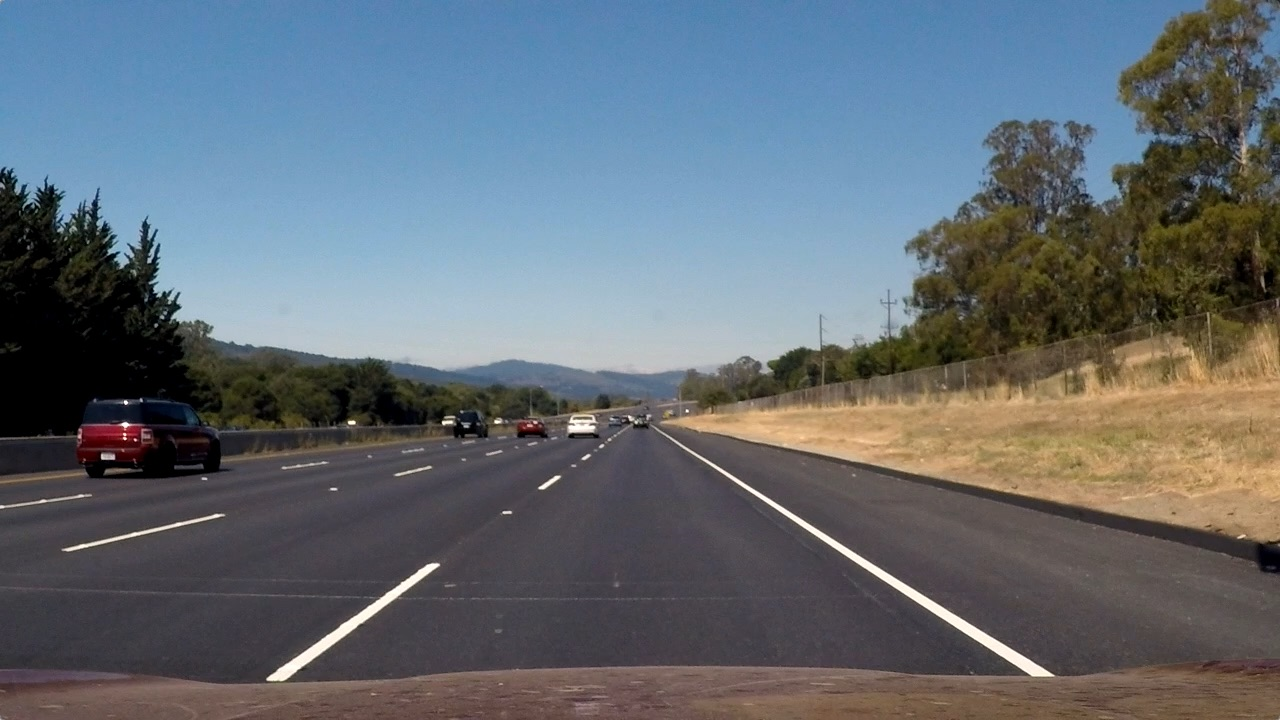
#> input picture computer-vision/InverseProjectionMapping/test_img.jpg, 1280 x 720 px
$ python InverseProjectionMapping.py
#> lines starting #> are read from the running program, lines starting #| are printed output that depends on the picture
import cv2
import numpy as np
import matplotlib.pyplot as plt

IMAGE_H = 223
IMAGE_W = 1280

src = np.float32([[0, IMAGE_H], [1207, IMAGE_H], [0, 0], [IMAGE_W, 0]])
dst = np.float32([[569, IMAGE_H], [711, IMAGE_H], [0, 0], [IMAGE_W, 0]])
M = cv2.getPerspectiveTransform(src, dst) # The transformation matrix
Minv = cv2.getPerspectiveTransform(dst, src) # Inverse transformation

img = cv2.imread('./test_img.jpg') # Read the test img
#> img is the input picture: shape (720, 1280, 3); mean B, G, R 115.1, 107.7, 99.4
cv2.imshow("lane", img)
cv2.waitKey(0)
img = img[450:(450+IMAGE_H), 0:IMAGE_W] # Apply np slicing for ROI crop
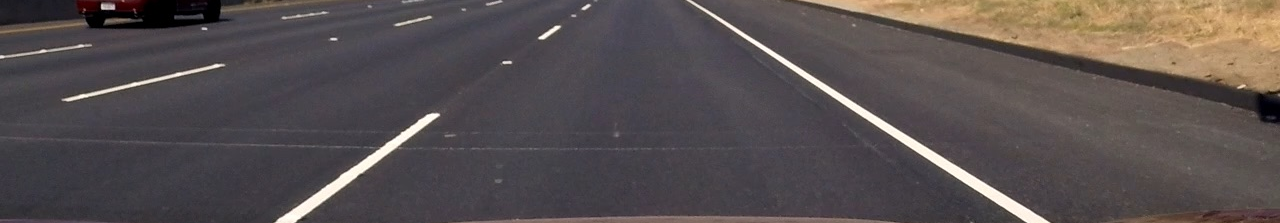
#> img: shape (223, 1280, 3); mean B, G, R 79.6, 79.5, 87.4
cv2.imshow("lane", img)
cv2.waitKey(0)
warped_img = cv2.warpPerspective(img, M, (IMAGE_W, IMAGE_H)) # Image warping
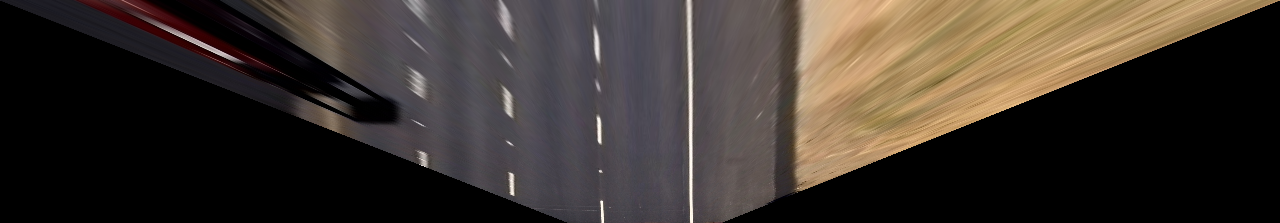
#> warped_img: shape (223, 1280, 3); mean B, G, R 45.6, 51.8, 59.9
plt.imshow(cv2.cvtColor(warped_img, cv2.COLOR_BGR2RGB)) # Show results
plt.show()
